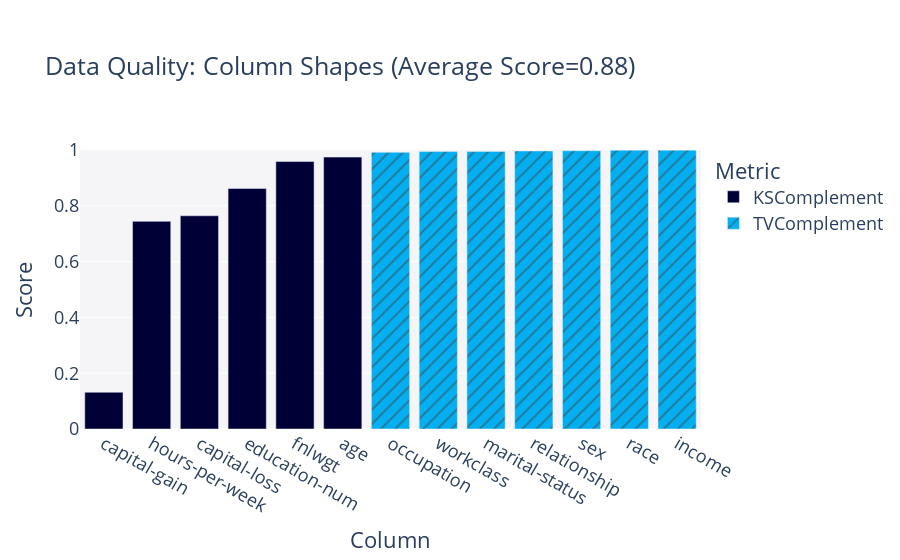

Notebook source saved alongside this figure:
### Code cell
quality_report.get_visualization(property_name='Column Shapes').show(renderer="vscode")

### Figure 1 — Plotly figure (JSON) as saved in the notebook; plotly's stock layout.template omitted (floating-point values rounded to 4 significant figures)
{"data": [{"alignmentgroup": "True", "customdata": [["KSComplement"], ["KSComplement"], ["KSComplement"], ["KSComplement"], ["KSComplement"], ["KSComplement"]], "hovertemplate": "<b>%{hovertext}</b><br><br>Metric=%{customdata[0]}<br>Score=%{y}<extra></extra>", "hovertext": ["age", "fnlwgt", "education-num", "capital-gain", "capital-loss", "hours-per-week"], "legendgroup": "KSComplement", "marker": {"color": "#000036", "pattern": {"shape": ""}}, "name": "KSComplement", "offsetgroup": "KSComplement", "orientation": "v", "showlegend": true, "textposition": "auto", "type": "bar", "x": ["age", "fnlwgt", "education-num", "capital-gain", "capital-loss", "hours-per-week"], "xaxis": "x", "y": [0.9745, 0.9586, 0.862, 0.1317, 0.7643, 0.7443], "yaxis": "y"}, {"alignmentgroup": "True", "customdata": [["TVComplement"], ["TVComplement"], ["TVComplement"], ["TVComplement"], ["TVComplement"], ["TVComplement"], ["TVComplement"]], "hovertemplate": "<b>%{hovertext}</b><br><br>Metric=%{customdata[0]}<br>Score=%{y}<extra></extra>", "hovertext": ["workclass", "marital-status", "occupation", "relationship", "race", "sex", "income"], "legendgroup": "TVComplement", "marker": {"color": "#03AFF1", "pattern": {"shape": "/"}}, "name": "TVComplement", "offsetgroup": "TVComplement", "orientation": "v", "showlegend": true, "textposition": "auto", "type": "bar", "x": ["workclass", "marital-status", "occupation", "relationship", "race", "sex", "income"], "xaxis": "x", "y": [0.9945, 0.995, 0.9916, 0.9965, 0.9992, 0.9974, 0.9995], "yaxis": "y"}], "layout": {"barmode": "relative", "font": {"size": 18}, "legend": {"title": {"text": "Metric"}, "tracegroupgap": 0}, "margin": {"t": 150}, "plot_bgcolor": "#F5F5F8", "title": {"text": "Data Quality: Column Shapes (Average Score=0.88)"}, "xaxis": {"anchor": "y", "categoryorder": "total ascending", "domain": [0, 1], "title": {"text": "Column"}}, "yaxis": {"anchor": "x", "domain": [0, 1], "range": [0, 1], "title": {"text": "Score"}}}}
